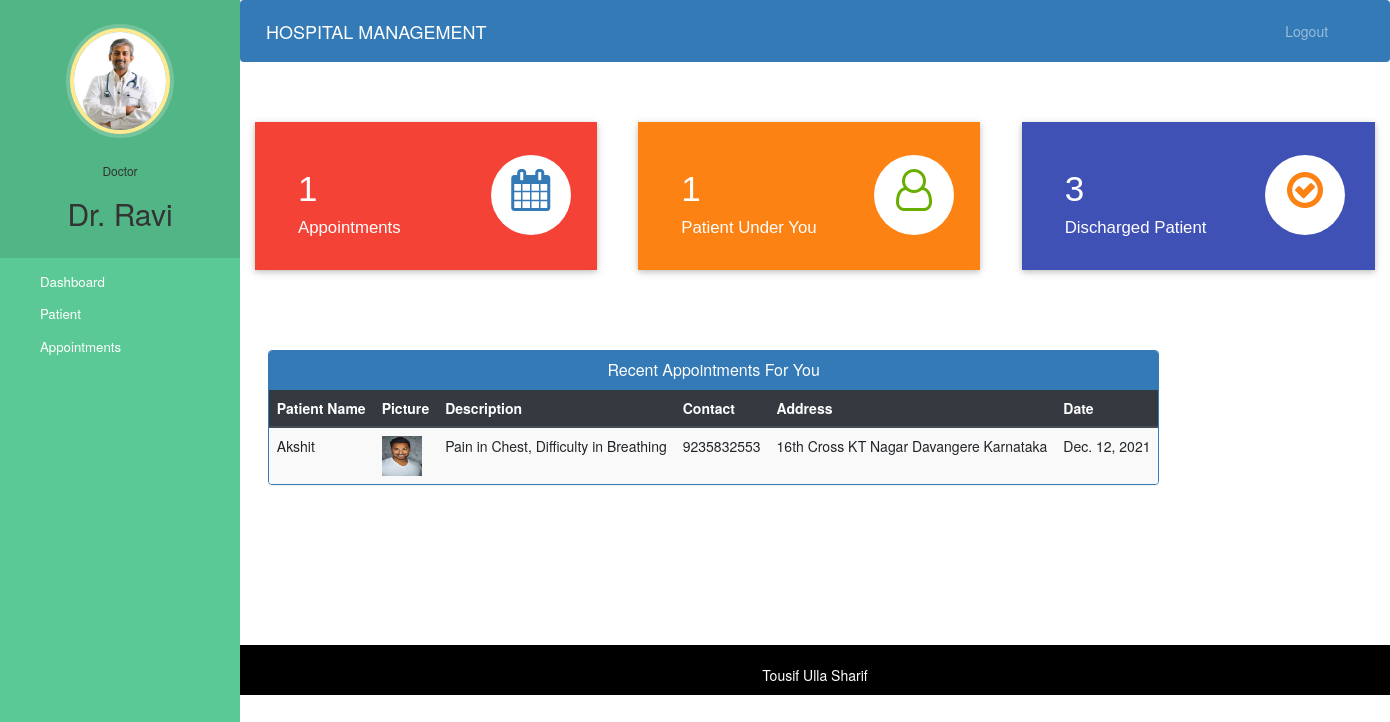
/doctor-dashboard (signed in), run on the app's committed database.
### hospital/models.py (models this page shows, shortened)
class Doctor(models.Model):
    user=models.OneToOneField(User,on_delete=models.CASCADE)
    profile_pic= models.ImageField(upload_to='profile_pic/DoctorProfilePic/',null=True,blank=True)
    address = models.CharField(max_length=40)
    mobile = models.CharField(max_length=20,null=True)
    department= models.CharField(max_length=50,choices=departments,default='Cardiologist')
    status=models.BooleanField(default=False)

class Appointment(models.Model):
    patientId=models.PositiveIntegerField(null=True)
    doctorId=models.PositiveIntegerField(null=True)
    patientName=models.CharField(max_length=40,null=True)
    doctorName=models.CharField(max_length=40,null=True)
    appointmentDate=models.DateField(auto_now=True)
    description=models.TextField(max_length=500)
    status=models.BooleanField(default=False)

class Patient(models.Model):
    user=models.OneToOneField(User,on_delete=models.CASCADE)
    profile_pic= models.ImageField(upload_to='profile_pic/PatientProfilePic/',null=True,blank=True)
    address = models.CharField(max_length=40)
    mobile = models.CharField(max_length=20,null=False)
    symptoms = models.CharField(max_length=100,null=False)
    assignedDoctorId = models.PositiveIntegerField(null=True)
    admitDate=models.DateField(auto_now=True)
    status=models.BooleanField(default=False)

### hospital/views.py (the view)
# urls.py: path('doctor-dashboard', views.doctor_dashboard_view,name='doctor-dashboard'),
@login_required(login_url='doctorlogin')
@user_passes_test(is_doctor)
def doctor_dashboard_view(request):
    patientcount=models.Patient.objects.all().filter(status=True,assignedDoctorId=request.user.id).count()
    appointmentcount=models.Appointment.objects.all().filter(status=True,doctorId=request.user.id).count()
    patientdischarged=models.PatientDischargeDetails.objects.all().distinct().filter(assignedDoctorName=request.user.first_name).count()
    appointments=models.Appointment.objects.all().filter(status=True,doctorId=request.user.id).order_by('-id')
    patientid=[]
    for a in appointments:
        patientid.append(a.patientId)
    patients=models.Patient.objects.all().filter(status=True,user_id__in=patientid).order_by('-id')
    appointments=zip(appointments,patients)
    mydict={
    'patientcount':patientcount,
    'appointmentcount':appointmentcount,
    'patientdischarged':patientdischarged,
    'appointments':appointments,
    'doctor':models.Doctor.objects.get(user_id=request.user.id), #for profile picture of doctor in sidebar
    }
    return render(request,'hospital/doctor_dashboard.html',context=mydict)

### hospital/views.py (called while the page is built)
def is_doctor(user):
    return user.groups.filter(name='DOCTOR').exists()

### templates/hospital/doctor_dashboard.html
{% extends 'hospital/doctor_base.html' %}
{% load static %}
{% block content %}
{%include 'hospital/doctor_dashboard_cards.html'%}
<br><br><br><br>
<div class="container">
  <div class="row">
    <div class="panel panel-primary" style="margin-left:2%;">
      <div class="panel-heading" style="text-align:center;">
        <h6 class="panel-title">Recent Appointments For You</h6>
      </div>
      <table class="table table-hover table-striped" id="dev-table">
        <thead class="thead-dark">
          <tr>
            <th>Patient Name</th>
            <th>Picture</th>
            <th>Description</th>
            <th>Contact</th>
            <th>Address</th>
            <th>Date</th>
          </tr>
        </thead>
        {% for a,p in appointments %}
        <tr>
          <td>{{a.patientName}}</td>
          <td> <img src="{% static p.profile_pic.url %}" alt="Profile Pic" height="40px" width="40px" /></td>
          <td>{{a.description}}</td>
          <td>{{p.mobile}}</td>
          <td>{{p.address}}</td>
          <td>{{a.appointmentDate}}</td>
        </tr>
        {% endfor %}
      </table>
    </div>
  </div>
</div>
{% endblock content %}

### templates/hospital/doctor_base.html (shortened to what this page needs)
<!DOCTYPE html>
{% load static %}
<html lang="en">
<head>
  <link rel="stylesheet" href="https://stackpath.bootstrapcdn.com/bootstrap/4.3.1/css/bootstrap.min.css">
  <link rel="stylesheet" href="https://maxcdn.bootstrapcdn.com/font-awesome/4.7.0/css/font-awesome.min.css">
</head>
<body>
  <nav class="menu" tabindex="0">
    <header class="avatar">
      <img src="{% static doctor.profile_pic.url %}" alt="Profile Pic" />
      <br><br>
      <h6>Doctor</h6>
      <h2>{{request.user.first_name}}</h2>
    </header>
    <ul>
      <li tabindex="0" class="icon-dashboard"> <a style="color:white; text-decoration:none;" href="/doctor-dashboard"><span>Dashboard</span></a> </li>
      <li tabindex="0" class="icon-users"> <a style="color:white; text-decoration:none;" href="/doctor-patient"><span>Patient</span></a></li>
      <li tabindex="0" class="icon-calendar"> <a style="color:white; text-decoration:none;" href="/doctor-appointment"><span>Appointments</span></a></li>
    </ul>
  </nav>
  <main>
    <div class="bs-example">
      <nav class="navbar navbar-expand-md  navbar-dark fixed-top" style="background:#337AB7;">
        <a href="/doctor-dashboard" class="navbar-brand">HOSPITAL MANAGEMENT</a>
        <div class="collapse navbar-collapse justify-content-between" id="navbarCollapse">
          <div class="navbar-nav" style=" margin-left: 90%;">
            <a href="/logout" class="nav-item nav-link">Logout</a>
          </div>
        </div>
      </nav>
    </div>
    <br><br>
    {% block content %}
    {% endblock content %}
    <br><br><br><br><br><br><br>
    <footer>
      <br>
      <div class="container">
        <div class="row">
          <div class="col-md-12 col-sm-12">
            <div style="color:#ffffff;" class="wow fadeInUp footer-copyright">
              <p>
                Tousif Ulla Sharif </p>
            </div>
          </div>
        </div>
      </div>
    </footer>
  </main>
</body>
</html>

### templates/hospital/doctor_base.html (style rules this page uses)
a:link { text-decoration: none; }
a { color: white; }
footer { padding: 0px 0px 0px 0px; background-color: black; margin: 0px; }
p { text-align: center; }
body { padding-left: 240px; }
main { position: relative; height: 100vh; }
.menu { background: #5bc995; height: 100vh; width: 240px; position: fixed; top: 0px; left: 0; z-index: 5; outline: none; }
.menu .avatar { background: rgba(0, 0, 0, 0.1); padding: 2em 0.5em; text-align: center; }
.menu .avatar img { width: 100px; border-radius: 50%; overflow: hidden; border: 4px solid #ffea92; box-shadow: 0 0 0 4px rgba(255, 255, 255, 0.2); }
.menu .avatar h2 { font-weight: normal; margin-bottom: 0; }
.menu ul { list-style: none; padding: 0.5em 0; margin: 0; }
.menu ul li { padding: 0.5em 1em 0.5em 3em; font-size: 0.95em; font-weight: regular; background-repeat: no-repeat; background-position: left 15px center; background-size: auto 20px; transition: all 0.15s linear; cursor: pointer; }
.menu ul li.icon-dashboard { background-image: url("http://www.entypo.com/images//gauge.svg"); }
.menu ul li.icon-users { background-image: url("http://www.entypo.com/images//users.svg"); }
.menu ul li.icon-calendar { background-image: url("http://www.entypo.com/images//calendar.svg"); }

### data on the page
Doctor: profile_pic (picture)
Appointment: patientName "Akshit", profile_pic (picture), description "Pain in Chest, Difficulty in Breathing", mobile "9235832553", address "16th Cross KT Nagar Davangere Karnataka", appointmentDate "Dec. 12, 2021"

### other printed values
{{ request.user.first_name }} "Dr. Ravi"
{{ appointmentcount }} "1"
{{ patientcount }} "1"
{{ patientdischarged }} "3"
